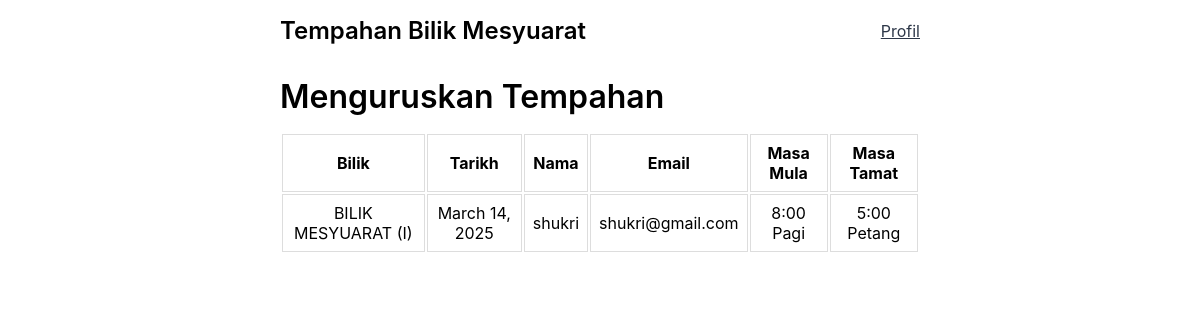
/tempah/manage/bookings (signed in), run on the app's committed database.
### booking/models.py (models this page shows, shortened)
class Booking(models.Model):
    user = models.ForeignKey(User, on_delete=models.CASCADE)
    time_slot = models.ForeignKey(TimeSlot, on_delete=models.CASCADE)
    date = models.DateField()
    class Meta:
        verbose_name = "Tempahan"
        verbose_name_plural = "Tempahan"

class TimeSlot(models.Model):
    check_in_time = models.TimeField(max_length=4)
    check_out_time = models.TimeField(max_length=4)
    room = models.ForeignKey(Room, on_delete=models.CASCADE)
    booked = models.BooleanField(default=False)
    class Meta:
        verbose_name = "Masa Tempahan"
        verbose_name_plural = "Masa Tempahan"
    def get_translated_check_in_time(self):
        hour = self.check_in_time.hour
        minute = self.check_in_time.minute
        if hour == 12 and minute == 0:
            return "Tengah Hari"
        period = "Pagi" if hour < 12 else "Petang"
        if hour == 0:
            hour_12 = 12
        elif hour > 12:
            hour_12 = hour - 12
        else:
            hour_12 = hour
        return f"{hour_12}:{minute:02d} {period}"
    def get_translated_checkout_time(self):
        hour = self.check_out_time.hour
        minute = self.check_out_time.minute
        if hour == 12 and minute == 0:
            return "Tengah Hari"
        period = "Pagi" if hour < 12 else "Petang"
        if hour == 0:
            hour_12 = 12
        elif hour > 12:
            hour_12 = hour - 12
        else:
            hour_12 = hour
        return f"{hour_12}:{minute:02d} {period}"

class Room(models.Model):
    name = models.CharField(max_length=30)
    advance_booking = models.IntegerField()
    booked = models.BooleanField(default=False)
    USERNAME_FIELD = "name"
    class Meta:
        ordering = ["name"]
        verbose_name = "Bilik"
        verbose_name_plural = "Bilik"

class User(AbstractBaseUser):
    email = models.EmailField(
        verbose_name="email address",
        max_length=255,
        unique=True,
    )
    name = models.CharField(max_length=30)
    is_active = models.BooleanField(default=True)
    staff = models.BooleanField(default=False)  # a admin user; non super-user
    admin = models.BooleanField(default=False)  # a superuser
    USERNAME_FIELD = "email"
    REQUIRED_FIELDS = ["name"]  # Email & Password are required by default.
    @property
    def is_staff(self):
        return self.staff
    objects = UserManager()

### booking/views.py (the view)
# urls.py: path("manage/bookings", views.viewBookings, name="bookings"),
@staff_member_required
def viewBookings(request):
    all_bookings = Booking.objects.all()
    context = {"bookings": all_bookings}
    return render(request, "booking/bookings.html", context)

### booking/templates/booking/bookings.html (shortened to what this page needs)
{% extends 'layout.html' %}
{% block content %}
<div class="bookings-wrapper">
  <h1>Menguruskan Tempahan</h1>
  {% if not bookings %}
  <div class="info-wrapper">
    <p class="info">Tiada tempahan dijumpai ! </p>
  </div>
  {% else %}
  <div class="table-wrapper">
    <table>
      <tr>
        <th>Bilik</th>
        <th>Tarikh</th>
        <th>Nama</th>
        <th>Email</th>
        <th>Masa Mula</th>
        <th>Masa Tamat</th>
      </tr>
      {% for booking in bookings %}
      <tr>
        <td>{{booking.time_slot.room.name}}</td>
        <td>{{booking.date}}</td>
        <td>{{booking.user.name}}</td>
        <td>{{booking.user.email}}</td>
        <td>{{booking.time_slot.get_translated_check_in_time}}</td>
        <td>{{booking.time_slot.get_translated_checkout_time}}</td>
      </tr>
      {% endfor%}
    </table>
  </div>
  {% endif %}
</div>
{% endblock content %}

### static/styles/layout.css (style rules this page uses)
* { margin: 0; padding: 0; border: 0; }
body { font-family: -apple-system, BlinkMacSystemFont, "Segoe UI", Roboto, Oxygen, Ubuntu, Cantarell, "Open Sans", "Helvetica Neue", sans-serif; text-align: center; }
h1 { font-size: 1.625rem; font-weight: 500; }
@media only screen and (min-width: 640px) { h1 { font-size: 2rem; font-weight: 600; } }

### booking/templates/booking/bookings.html (style rules this page uses)
.table-wrapper { overflow-x: auto; margin: 1rem auto; }
table { width: 100%; text-align: center; }
th, td { border: 1px solid #ddd; padding: 0.5rem; }

### data on the page
Booking: time_slot.room.name "BILIK MESYUARAT (I)", date "March 14, 2025", user.name "shukri", user.email "shukri@gmail.com", time_slot.get_translated_check_in_time "8:00 Pagi", time_slot.get_translated_checkout_time "5:00 Petang"
